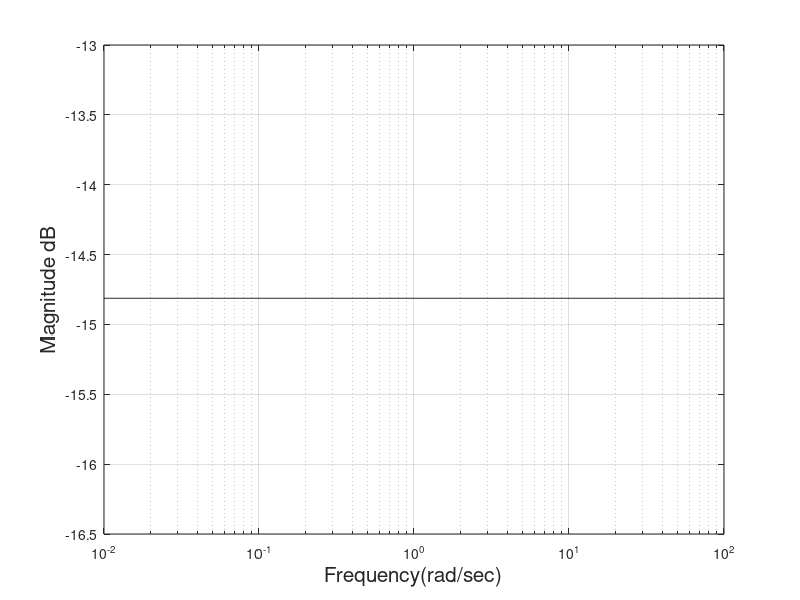
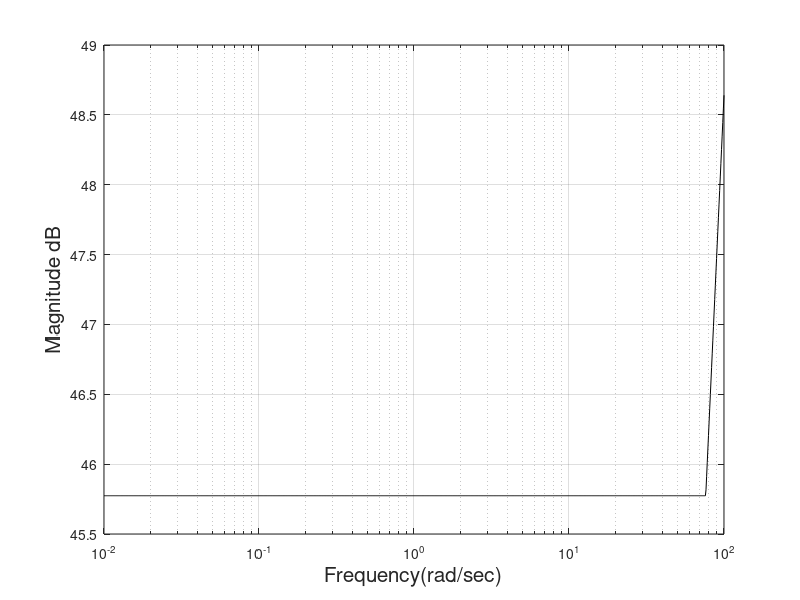
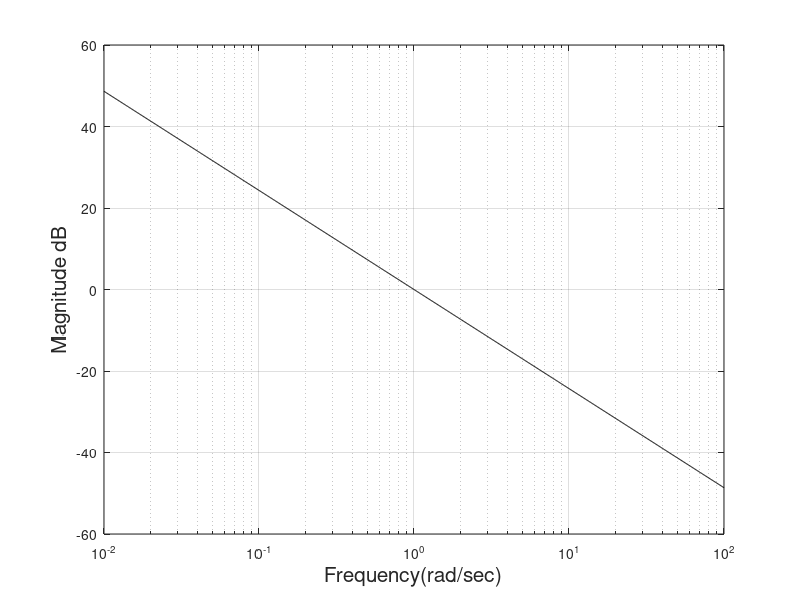
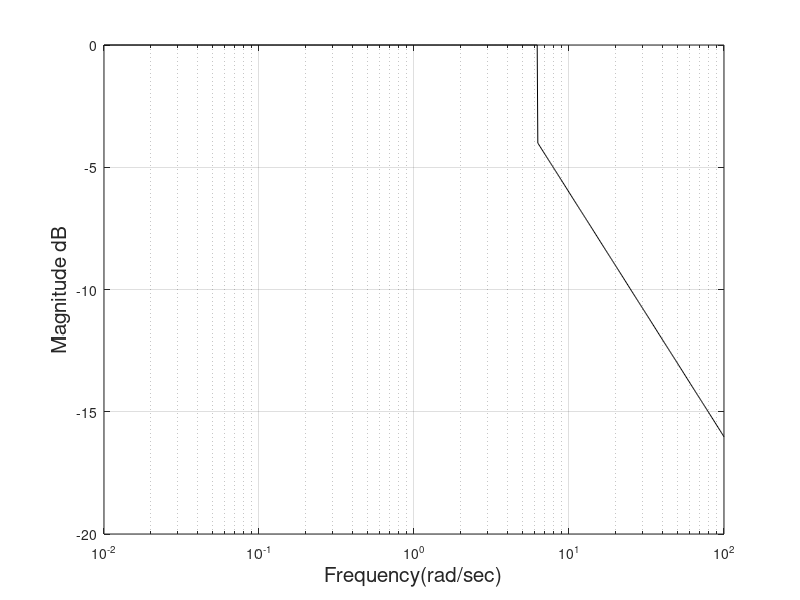

Here is the MATLAB script that generated these plots, in order:
clc;
clf;
clear all;
close all;
Kp = 0.1817;
Ki = 194.4;
beta = 1.216;
alpha = 0.5;  
Wcr = (abs(Ki))^(1/beta);
Wcr1 = (abs(1/0.4))^(1/alpha);
w = logspace(-2 , 2, 1000);
mask = w < Wcr;
mask1 = w < Wcr1;
mag1 = 20*log10(Kp)*ones(size(w));
mag2 = mask.*(20*log10(Ki)) + (~mask).*(20*beta*log10(w));
mag3 = -20*beta*log10(w);
mag4= (mask1).*(-20*log10(1)) + (~mask1).*(-20*alpha*log10(0.4*w));
combined = mag1 + mag2 + mag3 + mag4;
 
 figure(1);
plot(1,1);
semilogx(w, mag1,'Color','black')
xlabel('Frequency(rad/sec)','FontSize', 15);
ylabel('Magnitude dB','FontSize', 15);
grid on;
figure(2);
plot(1,2);
semilogx(w, mag2,'Color','black')
xlabel('Frequency(rad/sec)','FontSize', 15);
ylabel('Magnitude dB','FontSize', 15);
grid on;

figure(3);
plot(1,3);
semilogx(w, mag3,'Color','black')
xlabel('Frequency(rad/sec)','FontSize', 15);
ylabel('Magnitude dB','FontSize', 15);
grid on;
 
figure (4);
plot(1,4);
semilogx(w, mag4,'Color','black')
xlabel('Frequency(rad/sec)','FontSize', 15);
ylabel('Magnitude dB','FontSize', 15);
grid on;
 
figure(5);
plot(1,5);
semilogx(w, combined,'Color','black','LineStyle','--')
xlabel('Frequency(rad/sec)','FontSize', 15);
ylabel('Magnitude dB','FontSize', 15);
grid on;
legend('Asymptotic magnitude bode plot','Location','NorthEast');

plot(1,1);
semilogx(w, combined,'Color','black','LineStyle','--')
xlabel('Frequency(rad/sec)','FontSize', 15);
ylabel('Magnitude dB','FontSize', 15);
grid on;
hold on;

 

clc;
clear 
beta = 1.216;
alpha = 0.5;
K=1;
T=0.4;
Kp=0.1817;
Ki=194.4;
w=logspace(-2,2,1000);
 Mag=@(w) 20*log10(abs(sqrt(K).^2)) + 20*log10(abs(sqrt(Kp).^2)) + 20*log10(abs(sqrt((1i.*w).^beta +Ki).^2)) - 20*log10(abs(sqrt(T*(1i.*w).^alpha + 1).^2)) - 20*log10(abs(sqrt((1i.*w).^beta).^2));  

semilogx(w,Mag(w),'Color','black');
hold on;
grid on;
xlabel('Frequency (rad/sec)','FontSize', 15);
ylabel('Magnitude (dB)','FontSize', 15);
legend('Exact magnitude bode plot','Location','NorthEast')
